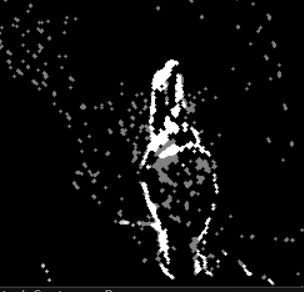
#> input picture PipelineV1_Manual_Bassem/image.png, 304 x 292 px
$ python -i 'Segmentation_Hand copy 5.py'   (imports and definitions only)
#> lines starting #> are read from the running program, lines starting #| are printed output that depends on the picture; after the words box and inside, x2 and y2 are one past the last pixel; in counts of white or black regions, pixels touching at a corner belong together
#> further down, picture is the input picture: shape (292, 304, 3); mean B, G, R 13.6, 13.6, 13.6
import cv2
import numpy as np
import time
from collections import deque
from classifier_testV2 import test_single_image

class AdvancedHandSegmenter:

    def __init__(self, adaptive_thresholds=True, history_size=3000, bg_history=3000, var_threshold=10, detect_shadows=False):
        self.adaptive_thresholds = adaptive_thresholds
        self.prev_frame = None
        self.contour_history = deque(maxlen=history_size)
        self.bg_subtractor = cv2.createBackgroundSubtractorMOG2(history=bg_history, varThreshold=var_threshold, detectShadows=detect_shadows)
        self.prev_gray = None  # For optical flow
        self.n_colors = 8  # Number of colors for quantization
        self.hand_center = None
        self.protection_radius = 100  # Radius of protected region
        self.mask_history = deque(maxlen=10)

    def exclude_face_region(self, frame, mask):
        # Load pre-trained face detector
        face_cascade = cv2.CascadeClassifier(cv2.data.haarcascades + 'haarcascade_frontalface_default.xml')
        gray_frame = cv2.cvtColor(frame, cv2.COLOR_BGR2GRAY)
        faces = face_cascade.detectMultiScale(gray_frame, scaleFactor=1.1, minNeighbors=5, minSize=(30, 30))

        # Create a mask to exclude the face
        for (x, y, w, h) in faces:
            # Calculate center of face
            center_x = x + w//2
            center_y = y + h//2

            # Increase dimensions by 50% for padding
            radius = int(max(w, h) * 0.9)

            # Draw filled circle to mask out expanded face region
            cv2.circle(mask, (center_x, center_y), radius, 0, -1)

            # Optional: Draw rectangle for visualization
            cv2.rectangle(frame, (x, y), (x + w, y + h), (0, 255, 0), 2)

        return mask

    def create_enhanced_skin_mask(self, frame):
        # Calculate brightness
        gray = cv2.cvtColor(frame, cv2.COLOR_BGR2GRAY)
        avg_brightness = np.mean(gray)
#> avg_brightness = 13.63

        blurred = cv2.GaussianBlur(frame, (5, 5), 0)
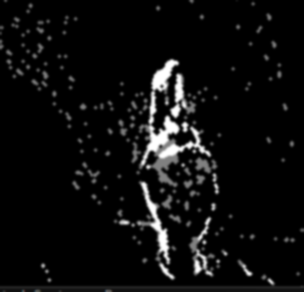
#> blurred: shape (292, 304, 3); mean B, G, R 13.6, 13.6, 13.6
        hsv = cv2.cvtColor(blurred, cv2.COLOR_BGR2HSV)
#> hsv: shape (292, 304, 3); mean H, S, V 0.1, 0.1, 13.6
        ycrcb = cv2.cvtColor(blurred, cv2.COLOR_BGR2YCrCb)
#> ycrcb: shape (292, 304, 3); mean of channels 0, 1, 2 13.6, 128, 128

        # Adjust thresholds based on brightness
        if avg_brightness < 85:  # Dark
            lower_hsv = np.array([0, 25, 50], dtype=np.uint8)
            upper_hsv = np.array([25, 160, 255], dtype=np.uint8)
            lower_ycrcb = np.array([0, 130, 80], dtype=np.uint8)
            upper_ycrcb = np.array([255, 175, 130], dtype=np.uint8)
        elif avg_brightness > 170:  # Bright
            lower_hsv = np.array([0, 35, 70], dtype=np.uint8)
            upper_hsv = np.array([15, 140, 255], dtype=np.uint8)
            lower_ycrcb = np.array([0, 140, 90], dtype=np.uint8)
            upper_ycrcb = np.array([255, 185, 140], dtype=np.uint8)
        else:  # Normal lighting
            lower_hsv = np.array([0, 30, 60], dtype=np.uint8)
            upper_hsv = np.array([20, 150, 255], dtype=np.uint8)
            lower_ycrcb = np.array([0, 135, 85], dtype=np.uint8)
            upper_ycrcb = np.array([255, 180, 135], dtype=np.uint8)

        mask_hsv = cv2.inRange(hsv, lower_hsv, upper_hsv)
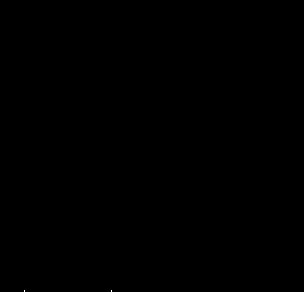
#> mask_hsv: shape (292, 304); 0% white in thin lines or dots, all inside (x1, y1, x2, y2) = (24, 290, 112, 292)
        mask_ycrcb = cv2.inRange(ycrcb, lower_ycrcb, upper_ycrcb)
#> mask_ycrcb: shape (292, 304); 0.02% white in thin lines or dots, all inside (x1, y1, x2, y2) = (5, 289, 114, 292)

        combined_mask = cv2.addWeighted(mask_hsv, 0.8, mask_ycrcb, 0.5, 0)

        return combined_mask

    def is_hand_contour(self, contour):
        # Get basic contour properties
        area = cv2.contourArea(contour)
        perimeter = cv2.arcLength(contour, True)
        hull = cv2.convexHull(contour)
        hull_area = cv2.contourArea(hull)

        # Calculate shape features
        solidity = float(area)/hull_area if hull_area > 0 else 0
        x,y,w,h = cv2.boundingRect(contour)
        aspect_ratio = float(w)/h if h > 0 else 0

        # Hand typically has:
        # - Lower solidity (0.6-0.9) due to fingers
        # - Aspect ratio between 0.5-1.5
        # - Significant convexity defects
        is_hand = (
            solidity > 0.6 and solidity < 0.9 and
            aspect_ratio > 0.5 and aspect_ratio < 1.5 and
            area > 3000
        )

        return is_hand

    def calculate_optical_flow(self, frame):
         # Check number of channels
        if len(frame.shape) == 3:  # Color image
            gray = cv2.cvtColor(frame, cv2.COLOR_BGR2GRAY)
        else:  # Already grayscale
            gray = frame

        if self.prev_gray is None:
            self.prev_gray = gray
            return np.zeros_like(gray)

        flow = cv2.calcOpticalFlowFarneback(self.prev_gray, gray, None, 0.5, 3, 15, 3, 5, 1.2, 0)
        mag, ang = cv2.cartToPolar(flow[..., 0], flow[..., 1])
        self.prev_gray = gray
        return mag

    # [93 lines left out: functions smooth_contours, process_segments, not called in this run]


    def segment_hand(self, frame):
        try:
            enhanced_frame = frame.copy()

            skin_mask = self.create_enhanced_skin_mask(enhanced_frame)

            skin_mask = self.exclude_face_region(enhanced_frame, skin_mask)
#> in exclude_face_region, `faces = face_cascade.detectMultiScale(gray_frame, scaleFactor=1.1, min..`: faces = ()
            #cv2.imshow("skin_mask skin_mask", skin_mask)

            optical_flow_mask = self.calculate_optical_flow(skin_mask)
#> optical_flow_mask: shape (292, 304); every value is 0
            #cv2.imshow("optical_flow_mask", optical_flow_mask)

            fg_mask = self.bg_subtractor.apply(frame)
#> fg_mask: shape (292, 304); every value is 255
            #cv2.imshow("fg_mask", fg_mask)

            combined_mask_fg_mask = cv2.bitwise_and(skin_mask, fg_mask)
            cv2.imshow("combined_mask_fg_mask", combined_mask_fg_mask)

            _, motion_mask = cv2.threshold(optical_flow_mask, 1.0, 255, cv2.THRESH_BINARY)
            motion_mask = motion_mask.astype(np.uint8)
                      # Replace line with noise removal pipeline
            kernel_large = cv2.getStructuringElement(cv2.MORPH_ELLIPSE, (7, 7))
            combined_mask = cv2.bitwise_and(skin_mask, combined_mask_fg_mask)


            # Add edge detection
            edges = cv2.Canny(frame, 200, 250)
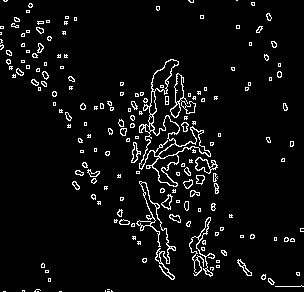
#> edges: shape (292, 304); 5.2% white in thin lines or dots
            combined_mask = cv2.bitwise_or(combined_mask, edges)

            kernel = cv2.getStructuringElement(cv2.MORPH_ELLIPSE, (3, 3))
#> kernel = [[0, 1, 0], [1, 1, 1], [0, 1, 0]]
            combined_mask = cv2.morphologyEx(combined_mask, cv2.MORPH_OPEN, kernel)
            combined_mask = cv2.morphologyEx(combined_mask, cv2.MORPH_CLOSE, kernel)

            contours, _ = cv2.findContours(combined_mask, cv2.RETR_EXTERNAL, cv2.CHAIN_APPROX_SIMPLE)
#> contours = 38 contours, all with area under 20

            if contours:
                hand_contours = [cnt for cnt in contours if self.is_hand_contour(cnt)]
#> in is_hand_contour, `area = cv2.contourArea(contour)`: area = 1
#> in is_hand_contour, `perimeter = cv2.arcLength(contour, True)`: perimeter = 4.83
#> in is_hand_contour, `hull = cv2.convexHull(contour)`: hull = [[113, 291], [111, 291], [112, 290]]
#> in is_hand_contour, `hull_area = cv2.contourArea(hull)`: hull_area = 1
#> in is_hand_contour, `x,y,w,h = cv2.boundingRect(contour)`: x = 111; y = 290; w = 3; h = 2
#> in is_hand_contour, `aspect_ratio = float(w)/h if h > 0 else 0`: aspect_ratio = 1.5
#> in is_hand_contour, `is_hand = ( solidity > 0.6 and solidity < 0.9 and aspect_ratio > 0.5 a..`: is_hand = False
#> hand_contours = []

                if hand_contours:
                    max_contour = max(hand_contours, key=cv2.contourArea)
                    smoothed_contour = self.smooth_contours(max_contour)

                    self.contour_history.append(smoothed_contour)

                    # Create white hand mask
                    hand_mask = np.zeros_like(skin_mask)
                    cv2.drawContours(hand_mask, [smoothed_contour], -1, 255, -1)

                    # Create white hand region with feature visualization
                    result = np.zeros_like(frame)
                    result[hand_mask > 0] = [255, 255, 255]  # Make hand region white

                    # Add feature visualization on white background
                    cv2.drawContours(result, [smoothed_contour], -1, (0,0,255), 2)  # Red contour

                    # Get hull and defects for visualization
                    hull = cv2.convexHull(smoothed_contour)
                    hull_indices = cv2.convexHull(smoothed_contour, returnPoints=False)
                    cv2.drawContours(result, [hull], -1, (0,255,0), 2)  # Green hull

                    defects = cv2.convexityDefects(smoothed_contour, hull_indices)
                    if defects is not None:
                        for i in range(defects.shape[0]):
                            s,e,f,d = defects[i,0]
                            if d > 10000:
                                start = tuple(smoothed_contour[s][0])
                                end = tuple(smoothed_contour[e][0])
                                far = tuple(smoothed_contour[f][0])
                                cv2.circle(result, start, 5, (255,0,0), -1)  # Blue fingertips
                                cv2.circle(result, end, 5, (255,0,0), -1)
                                cv2.circle(result, far, 5, (255,255,0), -1)  # Cyan valleys

                    cv2.imshow("Hand Features", result)
                    return result, hand_mask

            return frame, combined_mask

        except Exception as e:
            print(f"Error in hand segmentation: {str(e)}")
            return frame, np.zeros_like(frame[:,:,0])


# [47 lines left out: function main, not called in this run]

# [2 lines not run here, left out]

>>> import cv2
>>> picture = cv2.imread('image.png')
>>> result = AdvancedHandSegmenter().segment_hand(picture)
